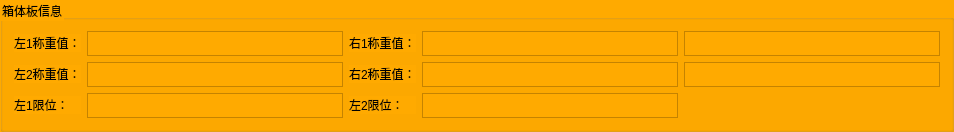
      <widget class="QGroupBox" name="groupBox_9">
       <property name="styleSheet">
        <string notr="true">background-color: rgb(255, 170, 0);</string>
       </property>
       <property name="title">
        <string>箱体板信息</string>
       </property>
       <layout class="QGridLayout" name="gridLayout_13">
        <item row="0" column="1">
         <widget class="QTextBrowser" name="leftwei1">
          <property name="sizePolicy">
           <sizepolicy hsizetype="Expanding" vsizetype="Fixed">
            <horstretch>0</horstretch>
            <verstretch>0</verstretch>
           </sizepolicy>
          </property>
          <property name="maximumSize">
           <size>
            <width>16777215</width>
            <height>25</height>
           </size>
          </property>
         </widget>
        </item>
        <item row="0" column="2">
         <widget class="QLabel" name="label_66">
          <property name="sizePolicy">
           <sizepolicy hsizetype="Expanding" vsizetype="Fixed">
            <horstretch>0</horstretch>
            <verstretch>0</verstretch>
           </sizepolicy>
          </property>
          <property name="text">
           <string>右1称重值：</string>
          </property>
         </widget>
        </item>
        <item row="0" column="0">
         <widget class="QLabel" name="label_59">
          <property name="sizePolicy">
           <sizepolicy hsizetype="Expanding" vsizetype="Fixed">
            <horstretch>0</horstretch>
            <verstretch>0</verstretch>
           </sizepolicy>
          </property>
          <property name="text">
           <string>左1称重值：</string>
          </property>
         </widget>
        </item>
        <item row="1" column="0">
         <widget class="QLabel" name="label_60">
          <property name="sizePolicy">
           <sizepolicy hsizetype="Expanding" vsizetype="Fixed">
            <horstretch>0</horstretch>
            <verstretch>0</verstretch>
           </sizepolicy>
          </property>
          <property name="text">
           <string>左2称重值：</string>
          </property>
         </widget>
        </item>
        <item row="2" column="3">
         <widget class="QTextBrowser" name="leftswitch2">
          <property name="sizePolicy">
           <sizepolicy hsizetype="Expanding" vsizetype="Fixed">
            <horstretch>0</horstretch>
            <verstretch>0</verstretch>
           </sizepolicy>
          </property>
          <property name="maximumSize">
           <size>
            <width>16777215</width>
            <height>25</height>
           </size>
          </property>
         </widget>
        </item>
        <item row="1" column="2">
         <widget class="QLabel" name="label_61">
          <property name="sizePolicy">
           <sizepolicy hsizetype="Expanding" vsizetype="Fixed">
            <horstretch>0</horstretch>
            <verstretch>0</verstretch>
           </sizepolicy>
          </property>
          <property name="text">
           <string>右2称重值：</string>
          </property>
         </widget>
        </item>
        <item row="2" column="1">
         <widget class="QTextBrowser" name="leftswitch1">
          <property name="sizePolicy">
           <sizepolicy hsizetype="Expanding" vsizetype="Fixed">
            <horstretch>0</horstretch>
            <verstretch>0</verstretch>
           </sizepolicy>
          </property>
          <property name="maximumSize">
           <size>
            <width>16777215</width>
            <height>25</height>
           </size>
          </property>
         </widget>
        </item>
        <item row="1" column="3">
         <widget class="QTextBrowser" name="rightwei2">
          <property name="sizePolicy">
           <sizepolicy hsizetype="Expanding" vsizetype="Fixed">
            <horstretch>0</horstretch>
            <verstretch>0</verstretch>
           </sizepolicy>
          </property>
          <property name="maximumSize">
           <size>
            <width>16777215</width>
            <height>25</height>
           </size>
          </property>
         </widget>
        </item>
        <item row="1" column="1">
         <widget class="QTextBrowser" name="leftwei2">
          <property name="sizePolicy">
           <sizepolicy hsizetype="Expanding" vsizetype="Fixed">
            <horstretch>0</horstretch>
            <verstretch>0</verstretch>
           </sizepolicy>
          </property>
          <property name="maximumSize">
           <size>
            <width>16777215</width>
            <height>25</height>
           </size>
          </property>
         </widget>
        </item>
        <item row="2" column="2">
         <widget class="QLabel" name="label_62">
          <property name="sizePolicy">
           <sizepolicy hsizetype="Expanding" vsizetype="Fixed">
            <horstretch>0</horstretch>
            <verstretch>0</verstretch>
           </sizepolicy>
          </property>
          <property name="text">
           <string>左2限位：</string>
          </property>
         </widget>
        </item>
        <item row="0" column="3">
         <widget class="QTextBrowser" name="rightwei1">
          <property name="sizePolicy">
           <sizepolicy hsizetype="Expanding" vsizetype="Fixed">
            <horstretch>0</horstretch>
            <verstretch>0</verstretch>
           </sizepolicy>
          </property>
          <property name="maximumSize">
           <size>
            <width>16777215</width>
            <height>25</height>
           </size>
          </property>
         </widget>
        </item>
        <item row="2" column="0">
         <widget class="QLabel" name="label_63">
          <property name="sizePolicy">
           <sizepolicy hsizetype="Expanding" vsizetype="Fixed">
            <horstretch>0</horstretch>
            <verstretch>0</verstretch>
           </sizepolicy>
          </property>
          <property name="text">
           <string>左1限位：</string>
          </property>
         </widget>
        </item>
        <item row="0" column="4">
         <widget class="QTextBrowser" name="totalup">
          <property name="sizePolicy">
           <sizepolicy hsizetype="Expanding" vsizetype="Fixed">
            <horstretch>0</horstretch>
            <verstretch>0</verstretch>
           </sizepolicy>
          </property>
          <property name="maximumSize">
           <size>
            <width>16777215</width>
            <height>25</height>
           </size>
          </property>
         </widget>
        </item>
        <item row="1" column="4">
         <widget class="QTextBrowser" name="totaldown">
          <property name="sizePolicy">
           <sizepolicy hsizetype="Expanding" vsizetype="Fixed">
            <horstretch>0</horstretch>
            <verstretch>0</verstretch>
           </sizepolicy>
          </property>
          <property name="maximumSize">
           <size>
            <width>16777215</width>
            <height>25</height>
           </size>
          </property>
         </widget>
        </item>
       </layout>
      </widget>
